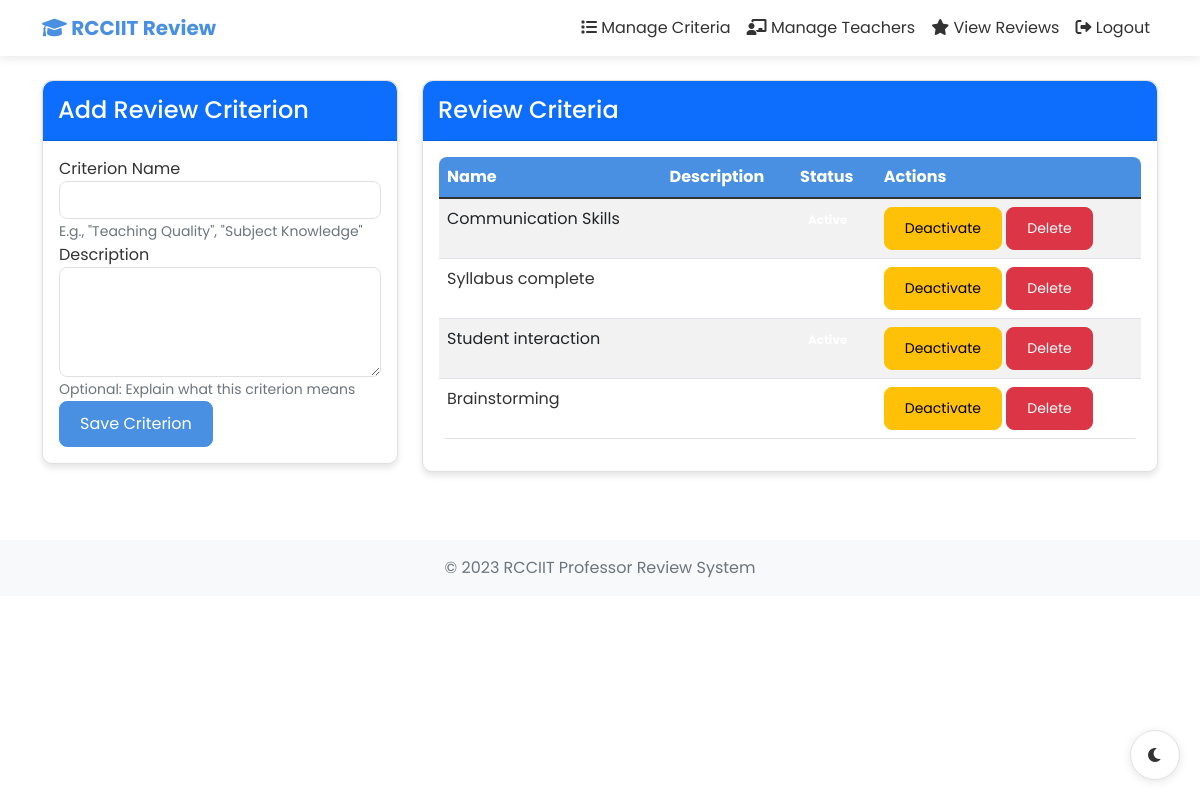
Page /hod/manage-criteria (signed in) on the committed database.
### models.py (models this page shows, shortened)
class ReviewCriterion(db.Model):
    id = db.Column(db.Integer, primary_key=True)
    name = db.Column(db.String(100), nullable=False)
    description = db.Column(db.Text, nullable=True)
    active = db.Column(db.Boolean, default=True)
    ratings = db.relationship('Rating', backref='criterion', lazy=True)

### app.py (the view, shortened to what this page needs)
@app.route('/hod/manage-criteria', methods=['GET', 'POST'])
@login_required
def manage_criteria():
    if current_user.role != 'hod':
        abort(403)
    form = CriterionForm()
    criteria = ReviewCriterion.query.all()
    return render_template('hod/manage_criteria.html', form=form, criteria=criteria)

### forms.py
class CriterionForm(FlaskForm):
    name = StringField('Criterion Name', validators=[DataRequired(), Length(min=3, max=100)])
    description = TextAreaField('Description')
    submit = SubmitField('Save Criterion')

### app.py (called while the page is built)
@login_manager.user_loader
def load_user(user_id):
    return User.query.get(int(user_id))

### templates/hod/manage_criteria.html (shortened to what this page needs)
{% extends "base.html" %}  {% block content %}
<div class="row">
    <div class="col-md-4">
        <div class="card">
            <div class="card-header bg-primary text-white">
                <h4 class="mb-0">Add Review Criterion</h4>
            </div>
            <div class="card-body">
                <form method="POST" action="{{ url_for('manage_criteria') }}">
                    <div class="form-group">
                        {{ form.name.label(class="form-control-label") }} {% if
                        form.name.errors %} {{ form.name(class="form-control
                        is-invalid") }}
                        <div class="invalid-feedback">
                            {% for error in form.name.errors %} {{ error }} {%
                            endfor %}
                        </div>
                        {% else %} {{ form.name(class="form-control") }} {%
                        endif %}
                        <small class="form-text text-muted"
                            >E.g., "Teaching Quality", "Subject
                            Knowledge"</small
                        >
                    </div>
                    <div class="form-group">
                        {{ form.description.label(class="form-control-label") }}
                        {{ form.description(class="form-control", rows=4) }}
                        <small class="form-text text-muted"
                            >Optional: Explain what this criterion means</small
                        >
                    </div>
                    <div class="form-group">
                        {{ form.submit(class="btn btn-primary btn-block") }}
                    </div>
                </form>
            </div>
        </div>
    </div>
    <div class="col-md-8">
        <div class="card">
            <div class="card-header bg-primary text-white">
                <h4 class="mb-0">Review Criteria</h4>
            </div>
            <div class="card-body">
                {% if criteria %}
                <div class="table-responsive">
                    <table class="table table-striped">
                        <thead>
                            <tr>
                                <th>Name</th>
                                <th>Description</th>
                                <th>Status</th>
                                <th>Actions</th>
                            </tr>
                        </thead>
                        <tbody>
                            {% for criterion in criteria %}
                            <tr>
                                <td>{{ criterion.name }}</td>
                                <td>
                                </td>
                                <td>
                                    {% if criterion.active %}
                                    <span class="badge badge-success"
                                        >Active</span
                                    >
                                    {% else %}
                                    <span class="badge badge-danger"
                                        >Inactive</span
                                    >
                                    {% endif %}
                                </td>
                                <td>
                                    <a
                                        href="{{ url_for('toggle_criterion', criterion_id=criterion.id) }}"
                                        class="btn btn-sm {% if criterion.active %}btn-warning{% else %}btn-success{% endif %}"
                                    >
                                        {% if criterion.active %}Deactivate{%
                                        else %}Activate{% endif %}
                                    </a>
                                    <a
                                        href="{{ url_for('delete_criterion', criterion_id=criterion.id) }}"
                                        class="btn btn-sm btn-danger"
                                        onclick="return confirm('Are you sure you want to delete this criterion?');"
                                    >
                                        Delete
                                    </a>
                                </td>
                            </tr>
                            {% endfor %}
                        </tbody>
                    </table>
                </div>
                {% else %}
                <div class="alert alert-info">
                    No review criteria have been created yet. Add criteria using
                    the form on the left.
                </div>
                {% endif %}
            </div>
        </div>
    </div>
</div>
{% endblock %}

### static/css/style.css (style rules this page uses)
:root { --primary-color: #4a90e2; --secondary-color: #f39c12; --background-color: #ffffff; --text-color: #333333; --card-bg: #ffffff; --border-color: #e0e0e0; --shadow-color: rgba(0, 0, 0, 0.1); --success-color: #2ecc71; --danger-color: #e74c3c; --warning-color: #f1c40f; }
body { background-color: var(--background-color); color: var(--text-color); font-family: 'Poppins', sans-serif; transition: background-color 0.3s, color 0.3s; margin: 0; padding: 0; }
.card { background-color: var(--card-bg); border: 1px solid var(--border-color); border-radius: 10px; box-shadow: 0 4px 6px var(--shadow-color); transition: transform 0.3s, box-shadow 0.3s; animation: fadeIn 0.5s ease-out; margin-bottom: 20px; }
.card-header { background-color: var(--primary-color); color: white; border-radius: 10px 10px 0 0 !important; padding: 15px; }
.form-control { background-color: var(--card-bg); border: 1px solid var(--border-color); color: var(--text-color); border-radius: 8px; transition: border-color 0.3s, box-shadow 0.3s; }
.btn { border-radius: 8px; padding: 10px 20px; transition: transform 0.3s, box-shadow 0.3s; }
.btn-primary { background-color: var(--primary-color); border-color: var(--primary-color); }
.table { color: var(--text-color); background-color: var(--card-bg); border-radius: 8px; overflow: hidden; }
.table th { background-color: var(--primary-color); color: white; }

### rows in the picture
ReviewCriterion: name "Communication Skills", active "Deactivate"
ReviewCriterion: name "Syllabus complete", active "Deactivate"
ReviewCriterion: name "Student interaction", active "Deactivate"
ReviewCriterion: name "Brainstorming", active "Deactivate"
